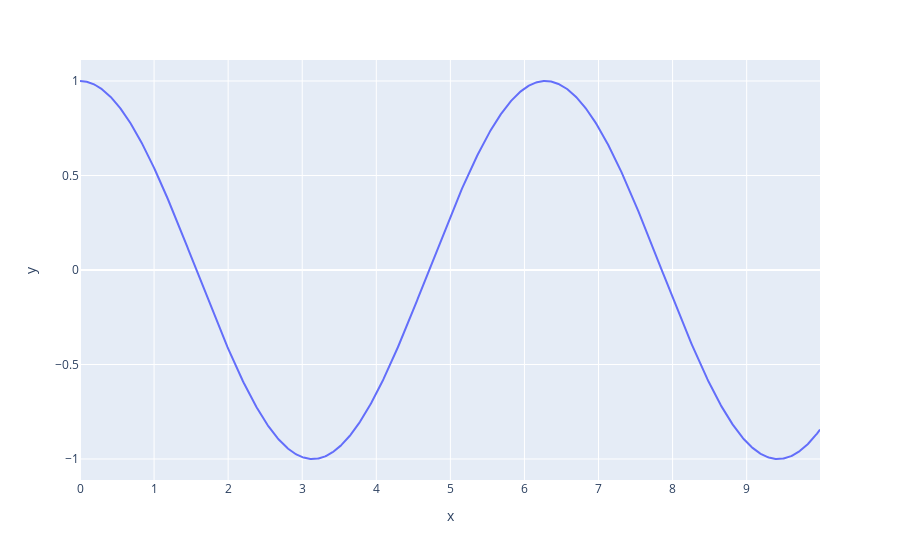

The notebook cell this image was saved under:
### Code cell
fig = px.line(x=xaxis, y=np.cos(xaxis))
fig.show(config={
    'scrollZoom': True
})

### Figure 1 — Plotly figure (JSON) as saved in the notebook; plotly's stock layout.template omitted (floating-point values rounded to 4 significant figures; data arrays with more than 128 entries replaced by an {"elided": "..."} marker saying what was removed)
{"data": [{"hovertemplate": "x=%{x}<br>y=%{y}<extra></extra>", "legendgroup": "", "line": {"color": "#636efa", "dash": "solid"}, "mode": "lines", "name": "", "showlegend": false, "type": "scatter", "x": {"elided": "1000 float values"}, "xaxis": "x", "y": {"elided": "1000 float values"}, "yaxis": "y"}], "layout": {"legend": {"tracegroupgap": 0}, "margin": {"t": 60}, "xaxis": {"anchor": "y", "domain": [0, 1], "title": {"text": "x"}}, "yaxis": {"anchor": "x", "domain": [0, 1], "title": {"text": "y"}}}}
